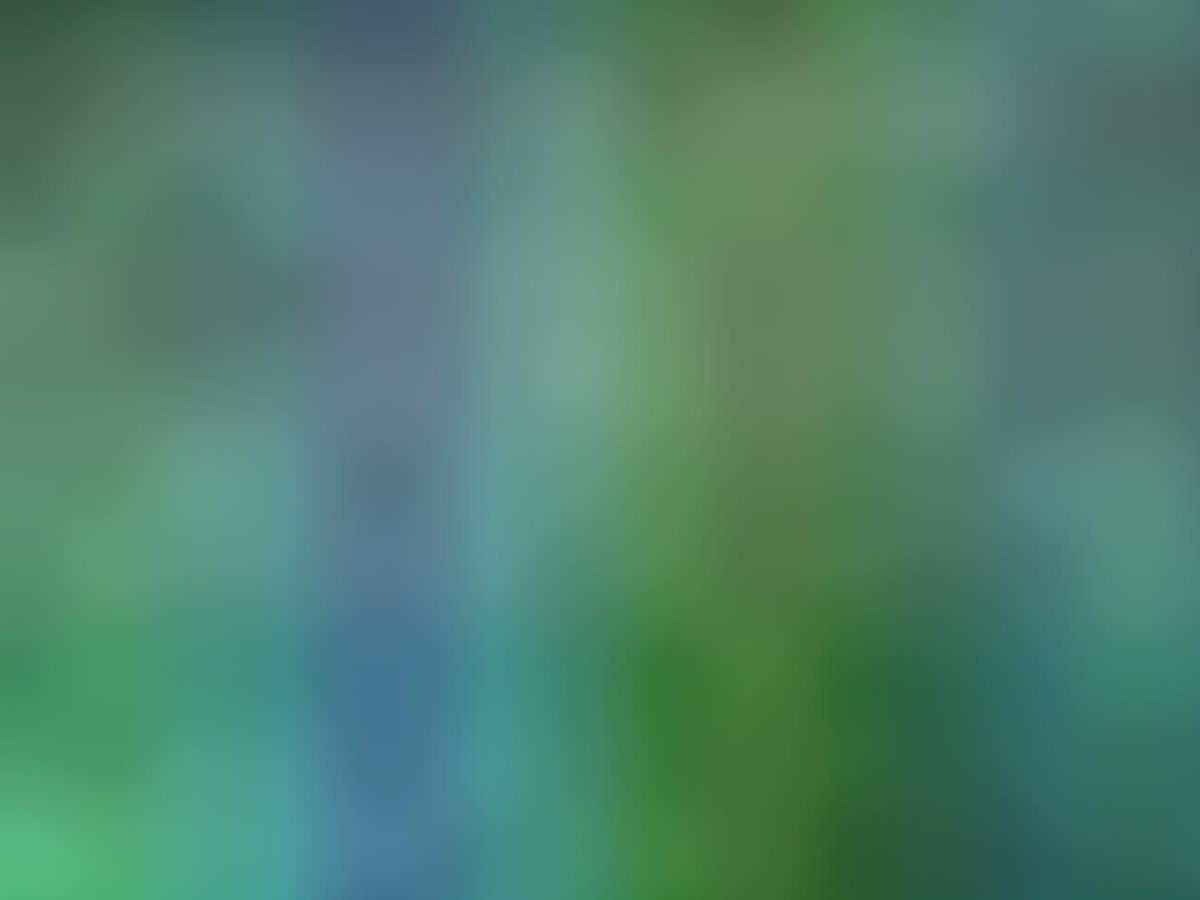
Frame 1 (no input)
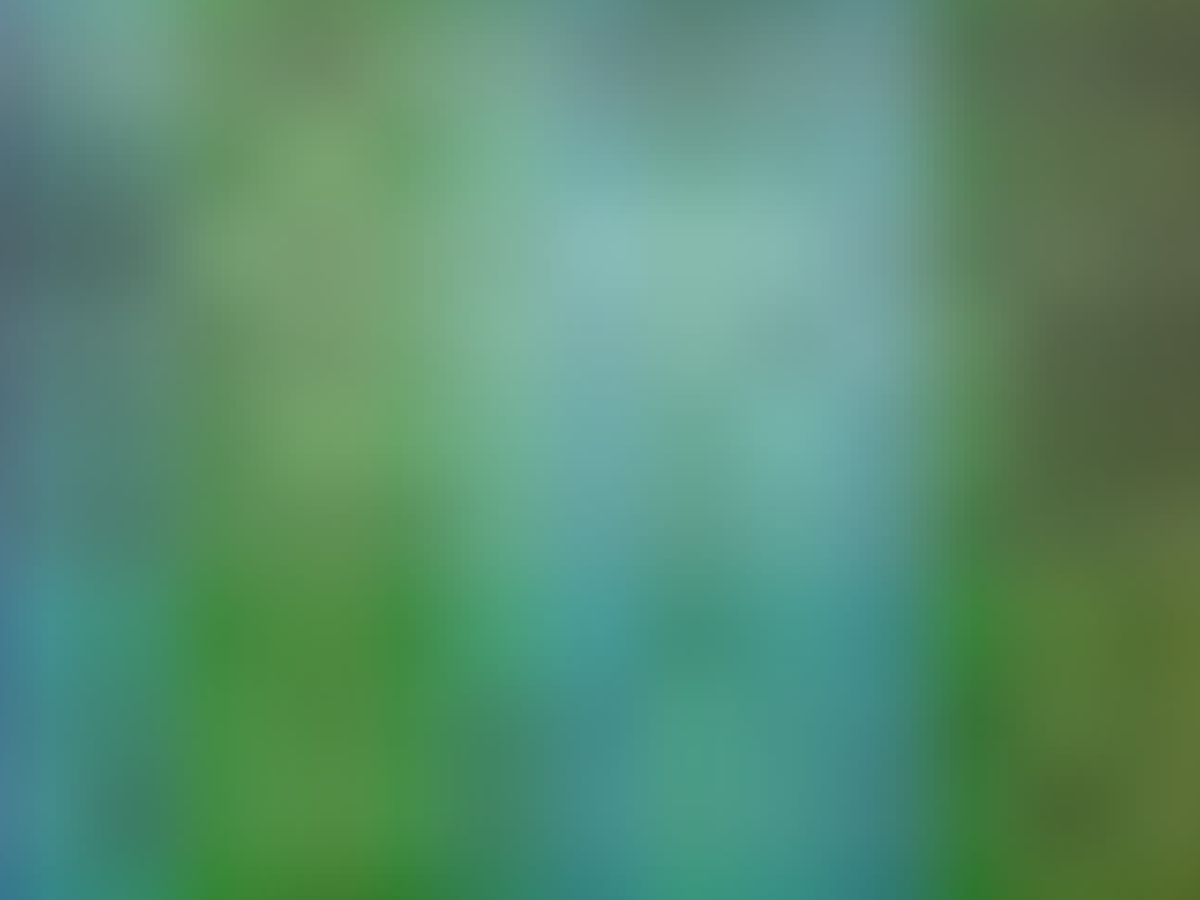
Frame 60 (the mouse pressed at the canvas centre just before this capture)
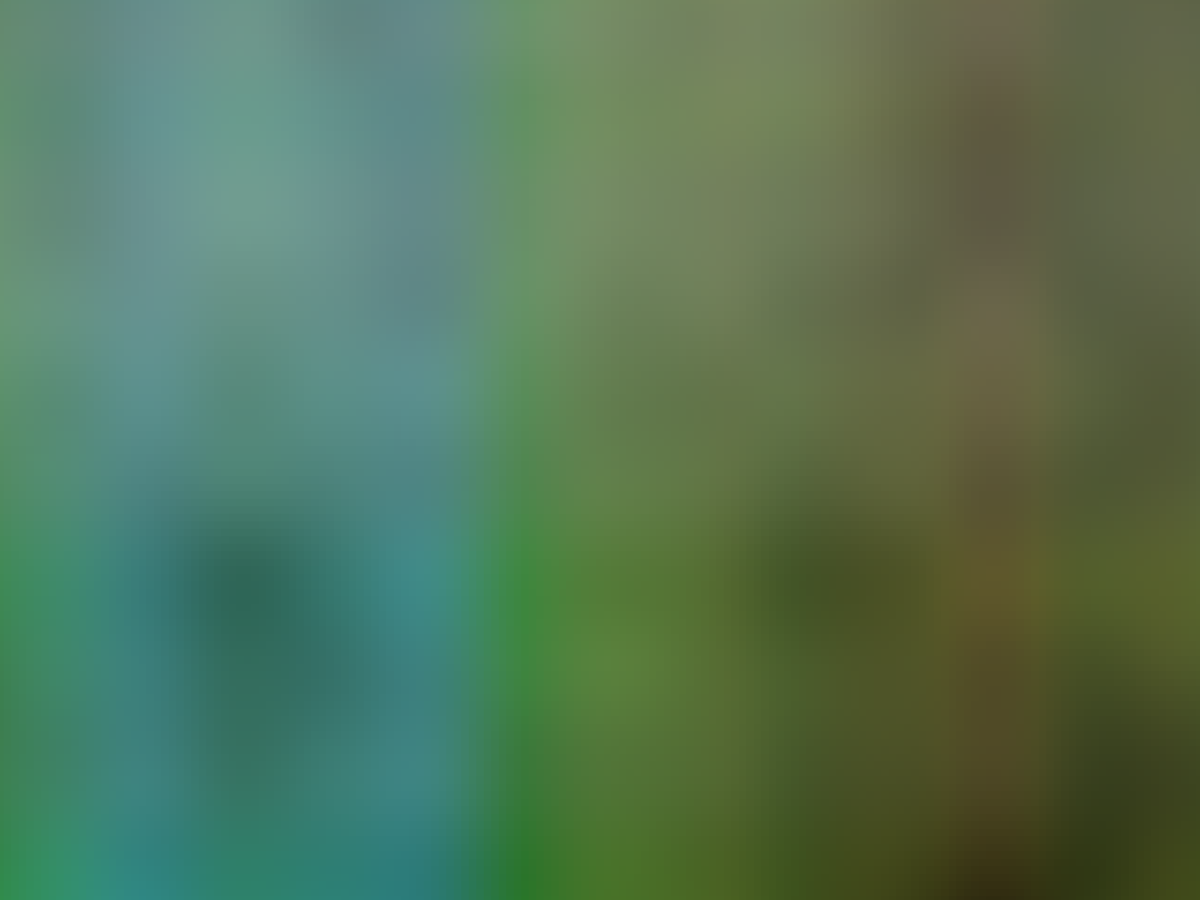
Frame 120 (the mouse held since frame 60 and released just before this capture)

The Processing sketch that drew these frames (run headless with seeded random() and noise(); from frame 60 on, the mouse is pressed at the canvas centre):

// Processing sketch: pixel_cloud_4
// ── pixel_cloud_4.pde
// noise grid variations (Listing 5.3, p.89-90 of Pearson 2011)
// with additional modifications resulting cloud-like patterns in animation

float xstart, xnoise, ystart, ynoise;    
float count;
int pixSize = 10;
float increment = 0.01;

void setup() {    
  //size(300,300);
  fullScreen();
  smooth(); 
  frameRate(60);
  rectMode(CENTER);
  colorMode(HSB,360,100,100,255);
  noStroke();
  xstart = random(10); 
  ystart = random(10);
}

void draw() {
  background(200,60,100);  // clears backgound every frame
  count += 0.01;
  // increments x/y noise start values
  xstart += 0.01;  
  ystart += 0.001;

  xnoise = xstart; 
  ynoise = ystart; 
    for (int y = 0; y <= height; y+=pixSize) { 
      ynoise += increment;                                     
      xnoise = xstart; 
      for (int x = 0; x <= width; x+=pixSize) { 
        xnoise += increment ;     
        drawPoint(x, y, noise(xnoise, ynoise, count));
      }
    }
} 

void drawPoint(float x, float y, float noiseFactor) {    
  pushMatrix();
  translate(x, y);
  float edgeSize = pixSize;
  fill(noise(xnoise)*360,noise(ynoise)*100,noiseFactor*100);
  rect(0, 0, edgeSize, edgeSize);
  popMatrix();
}

void keyPressed() {
  if (key == CODED) {
    if (keyCode == UP) {
      increment += 0.001;
    } else if (keyCode == DOWN) {
      increment -= 0.001;
    } else if (keyCode == LEFT) {
      pixSize -= 2;
    } else if (keyCode == RIGHT) {
      pixSize += 2;
    }
  }
}
